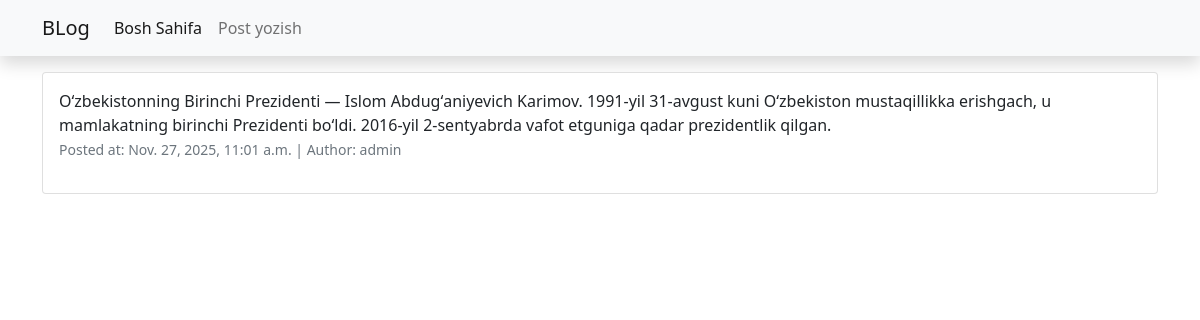
The app's page /post/1/ with its own data.
### api/models.py (models this page shows, shortened)
class Post(models.Model):
    author = models.ForeignKey(User, on_delete=models.CASCADE)
    title = models.CharField(max_length=100)
    body = models.TextField()
    created = models.DateTimeField(auto_now_add=True)
    updated = models.DateTimeField(auto_now=True)
    class Meta:
        ordering = ["-id"]

### api/views.py (the view)
# urls.py: path('post/<int:pk>/', PostDetailView.as_view(), name='detail'),
class PostDetailView(generic.DetailView):
    model = Post
    template_name = "detail.html"
    context_object_name = "post"

### templates/detail.html (shortened to what this page needs)
{% extends "base.html" %}
{% block content %}
  <div class="card mt-3" >
    <div class="card-body">
        {{post.body}}
        <p><small class="text-muted" > Posted at: {{post.created}} | Author: {{post.author}} </small> </p>
    </div>
  </div>
{% endblock %}

### templates/base.html (shortened to what this page needs)
<!DOCTYPE html>
<html>
<head>
    <link href="https://cdn.jsdelivr.net/npm/bootstrap@5.0.2/dist/css/bootstrap.min.css" rel="stylesheet">
</head>
<body>
    <nav class="navbar shadow navbar-expand-lg navbar-light bg-light">
        <div class="container" >
            <a class="navbar-brand" href="/">BLog</a>
            <div class="navbar-collapse" id="navbarNav">
                <ul class="navbar-nav">
                    <li class="nav-item">
                        <a class="nav-link active" aria-current="page" href="/">Bosh Sahifa</a>
                    </li>
                    <li class="nav-item">
                        <a class="nav-link" href="{% url 'api:post_create' %}">Post yozish</a>
                    </li>
                </ul>
            </div>
        </div>
    </nav>
    <div class="container" >{% block content %}{% endblock %}</div>
</body>
</html>

### records on screen
Post: body "Oʻzbekistonning Birinchi Prezidenti — Islom Abdugʻaniyevich Karimov. 1991-yil 31-avgust kuni Oʻzbekiston mustaqillikka erishgach, u mamlakatning birinchi Prezidenti bo‘ldi. 2016-yil 2-sentyabrda vafot etguniga qadar prezidentlik qilgan.", created "Nov. 27, 2025, 11:01 a.m.", author "admin"
